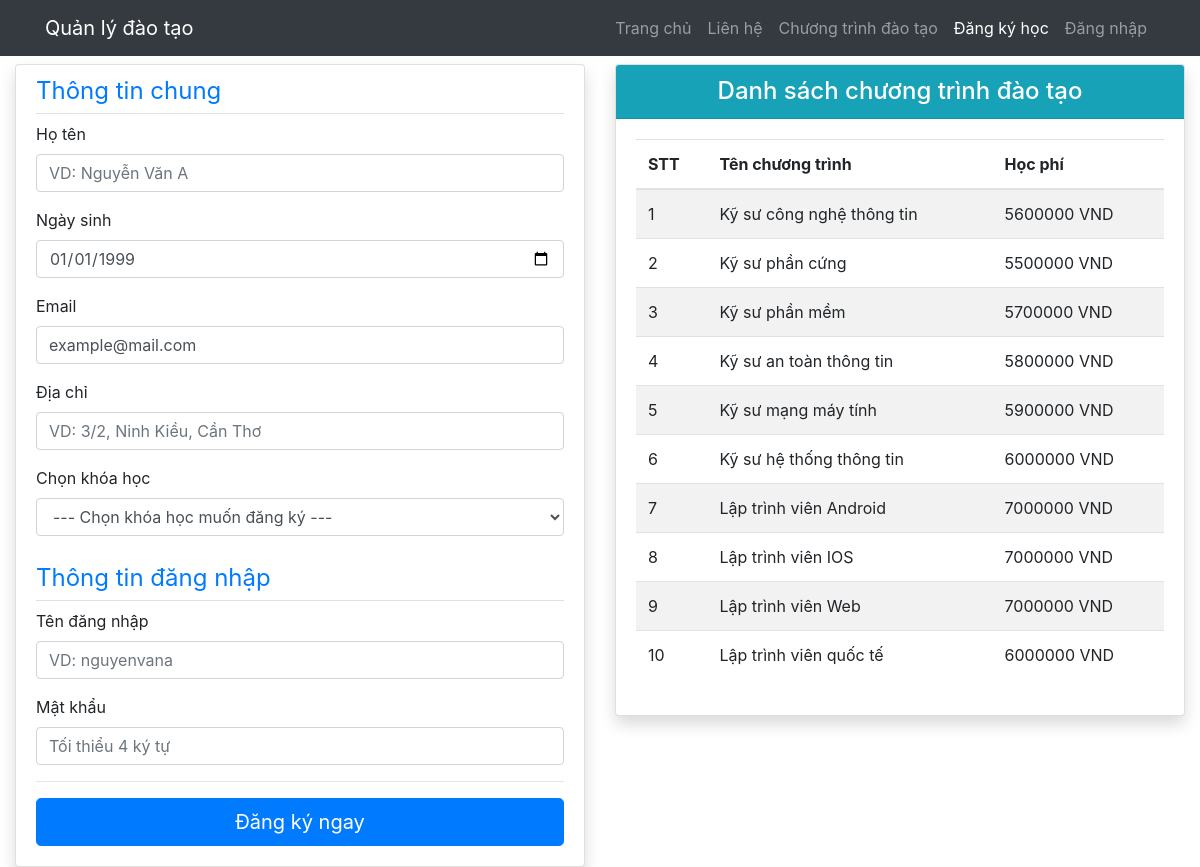
Page /views/register.php on the committed database.
### tables this page shows
CREATE TABLE `programs` (
  `id` int(11) NOT NULL,
  `name` varchar(100) NOT NULL,
  `duration` varchar(50) DEFAULT '4 năm',
  `begin_at` date DEFAULT curdate(),
  `tuition` decimal(12,0) DEFAULT 0,
  `manager_acc` varchar(50) DEFAULT NULL
);

### php/program/get_all.php (called while the page is built)
<?php
	require_once '../php/connection.php';
	$sql = 'SELECT * FROM programs';
	$result = $conn->query($sql);
?>

### views/register.php (the view, shortened to what this page needs)
<!DOCTYPE html>
<html lang="en">
<head>
	<link rel="stylesheet" href="https://maxcdn.bootstrapcdn.com/bootstrap/4.3.1/css/bootstrap.min.css">
</head>
<body>
	<nav class="navbar navbar-expand-lg navbar-dark bg-dark static-top">
	  <div class="container">
	    <a class="navbar-brand" href="/">Quản lý đào tạo</a>
	      <ul class="navbar-nav ml-auto">
	        <li class="nav-item">
	          <a class="nav-link" href="/">Trang chủ</a>
	        </li>
	        <li class="nav-item">
	          <a class="nav-link" href="#">Liên hệ</a>
	        </li>
	        <li class="nav-item">
	          <a class="nav-link" href="program_list.php">Chương trình đào tạo</a>
	        </li>
	        <li class="nav-item active">
	          <a class="nav-link" href="/views/register.php">Đăng ký học</a>
	        </li>
	        <li class="nav-item">
	          <a class="nav-link" href="/views/login.php">Đăng nhập</a>
	        </li>
	      </ul>
	  </div>
	</nav>
	<div class="container-fluid">
		<div class="row">
			<div class="col-6 pt-2">
				<div class="card shadow">
					<div class="card-body pt-2">
						<form id="js-register-form" action="/php/student/register_program.php" method="POST">
							<legend class="pb-1 mb-2 border-bottom text-primary">Thông tin chung</legend>
							<fieldset class="form-group">
								<label>Họ tên</label>
								<input type="text" name="name" class="form-control" placeholder="VD: Nguyễn Văn A" required autofocus>
							</fieldset>
							<fieldset class="form-group">
								<label>Ngày sinh</label>
								<input type="date" name="birthday" class="form-control" placeholder="VD: Nguyễn Văn A" id="inp-bday">
							</fieldset>
							<fieldset class="form-group">
								<label>Email</label>
								<input type="text" id="inp-email" name="email" class="form-control" placeholder="VD: example@mail.com" value="example@mail.com" pattern="[^@]+@[^\.]+\..+" title="Email không hợp lệ !">
							</fieldset>
							<fieldset class="form-group">
								<label>Địa chỉ</label>
								<input type="text" name="address" class="form-control" placeholder="VD: 3/2, Ninh Kiều, Cần Thơ">
							</fieldset>
							<fieldset class="form-group">
								<label>Chọn khóa học</label>
								<select id="" name="program_id" class="form-control" required>
									<option value="" disabled selected>--- Chọn khóa học muốn đăng ký ---</option>
									<?php require '../php/program/get_name.php'; ?>
								</select>
							</fieldset>
							<legend class="pb-1 mt-4 mb-2 border-bottom text-primary">Thông tin đăng nhập</legend>
							<fieldset class="form-group">
								<label>Tên đăng nhập</label>
								<input type="text" name="username" id="inp-username" class="form-control" placeholder="VD: nguyenvana" maxlength="20" required>
							</fieldset>
							<fieldset class="form-group">
								<label>Mật khẩu</label>
								<input type="password" name="password" class="form-control" placeholder="Tối thiểu 4 ký tự" minlength="4" required>
							</fieldset>
							<hr>
							<button type="submit" name="submit-btn" id="btn-submit" class="btn btn-primary btn-lg btn-block">Đăng ký ngay</button>
						</form>
					</div>
				</div>
			</div>
			<div class="col-md-6">
				<div class="card mt-2 shadow">
					<div class="card-header bg-info text-white">
						<h4 class="text-center mb-0">Danh sách chương trình đào tạo</h4>
					</div>
					<div class="card-body">
						<table class="table table-inverse table-hover table-striped">
							<thead>
								<tr>
									<th>STT</th>
									<th>Tên chương trình</th>
									<th>Học phí</th>
								</tr>
							</thead>
							<tbody>
								<?php
								require '../php/program/get_all.php';
								$i = 1;
								while($row = $result->fetch_assoc()) {
									echo
									'<tr>
									<td>'.$i++.'</td>
									<td>'.$row['name'].'</td>
									<td>'.$row['tuition'].' VND</td>
									</tr>';
								}
								?>
							</tbody>
						</table>
					</div>
				</div>
			</div>
		</div>
	</div>
</body>
</html>

### rows in the picture
programs: name "Kỹ sư công nghệ thông tin", tuition "5600000"
programs: name "Kỹ sư phần cứng", tuition "5500000"
programs: name "Kỹ sư phần mềm", tuition "5700000"
programs: name "Kỹ sư an toàn thông tin", tuition "5800000"
programs: name "Kỹ sư mạng máy tính", tuition "5900000"
programs: name "Kỹ sư hệ thống thông tin", tuition "6000000"
programs: name "Lập trình viên Android", tuition "7000000"
programs: name "Lập trình viên IOS", tuition "7000000"
programs: name "Lập trình viên Web", tuition "7000000"
programs: name "Lập trình viên quốc tế", tuition "6000000"
